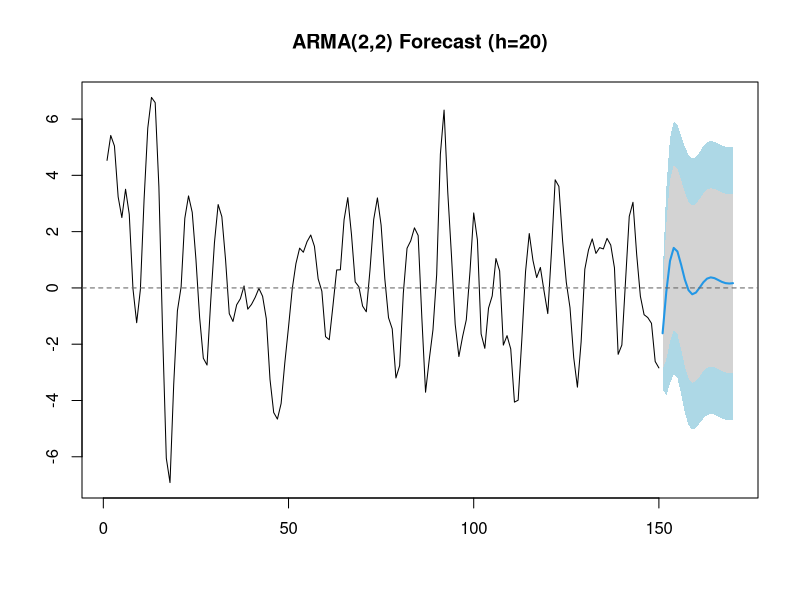
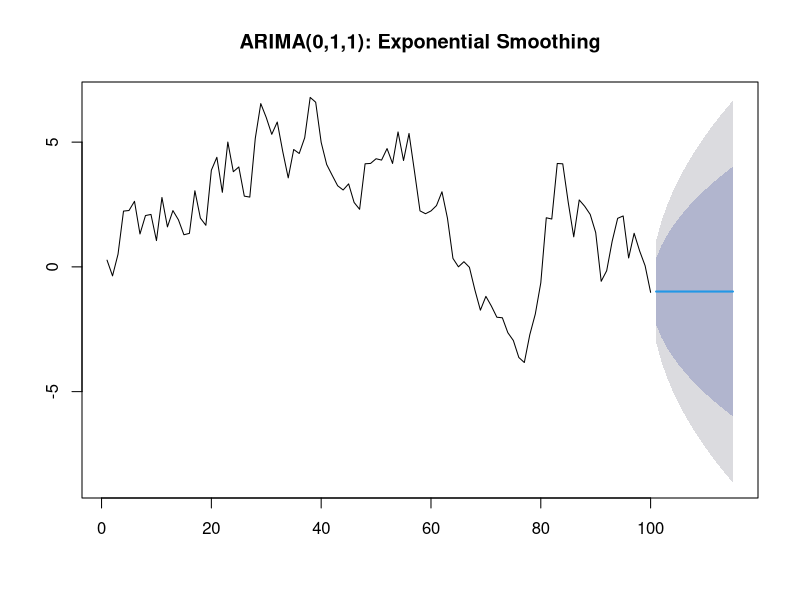
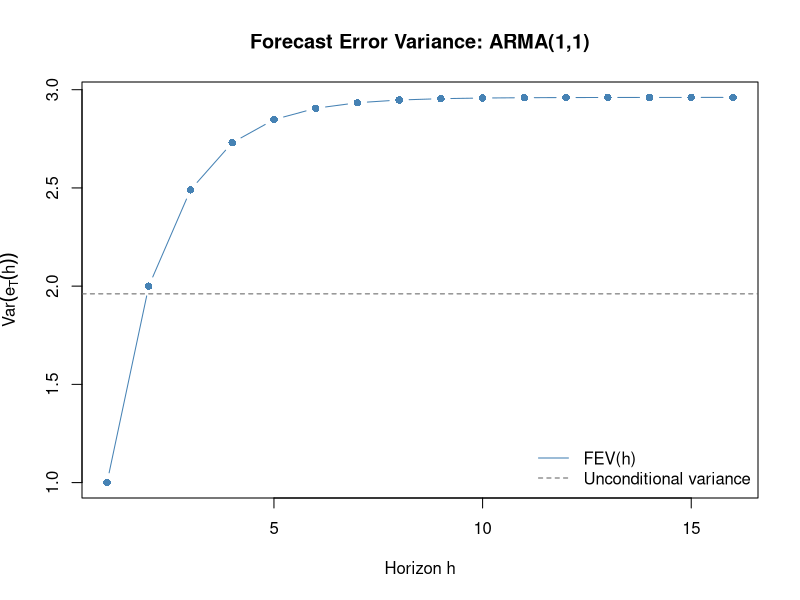
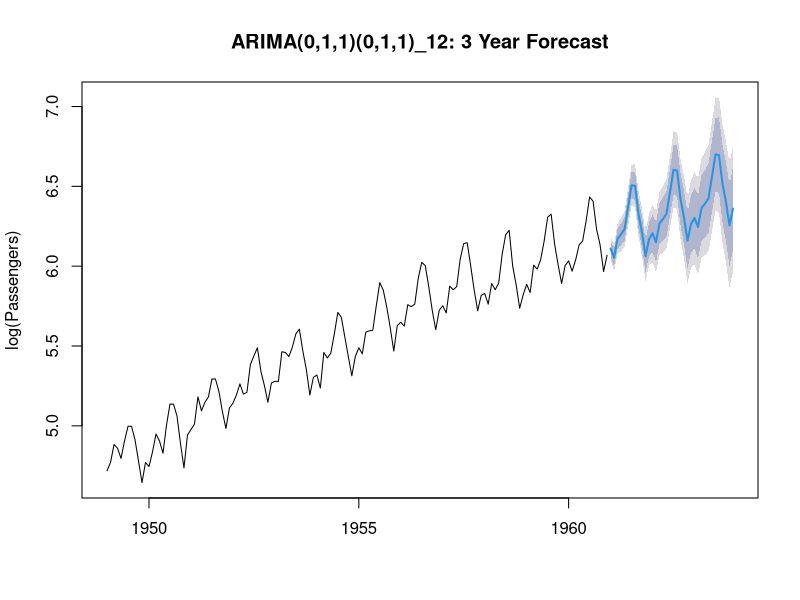

Write R code to recreate these figures, in order.
## ---- chunk 1
#| output: false
library(forecast)   # Arima(), forecast(), tsCV(), ARMAtoMA(): forecasting and cross-validation
## ---- chunk 2
#| echo: false
library(forecast)
set.seed(5)
x <- arima.sim(model = list(ar = c(1.2, -0.5),
                            ma = c(0.4, -0.2)),
               n = 150)

mod <- Arima(x, order = c(2, 0, 2))
fc  <- forecast(mod, h = 20)
plot(fc, main = "ARMA(2,2) Forecast (h=20)",
     shadecols = c("lightblue", "lightgray"))
abline(h = 0, lty = 2, col = "gray40")
## ---- chunk 3
set.seed(6)
x_rw <- cumsum(rnorm(100))

mod_rw <- Arima(x_rw, order = c(0, 1, 1))
theta  <- coef(mod_rw)["ma1"]
lambda <- 1 + theta
cat("theta:", round(theta, 3), "  lambda:", round(lambda, 3), "\n")

fc_rw <- forecast(mod_rw, h = 15)
plot(fc_rw, main = "ARIMA(0,1,1): Exponential Smoothing")
## ---- chunk 4
#| echo: false
psi      <- ARMAtoMA(ar = 0.7, ma = 0.3, lag.max = 15)
psi_full <- c(1, psi)
sig2     <- 1
fev      <- sig2 * cumsum(psi_full^2)

plot(1:16, fev, type = "b", pch = 16, col = "steelblue",
     main = "Forecast Error Variance: ARMA(1,1)",
     xlab = "Horizon h", ylab = expression(Var(e[T](h))))
abline(h = sig2 / (1 - 0.7^2), lty = 2, col = "gray40")
legend("bottomright", c("FEV(h)", "Unconditional variance"),
       lty = c(1, 2), col = c("steelblue", "gray40"), bty = "n")
## ---- chunk 5
#| echo: false
data("AirPassengers")
lx    <- log(AirPassengers)
mod_s <- Arima(lx, order = c(0, 1, 1),
               seasonal = list(order = c(0, 1, 1), period = 12))
fc_s  <- forecast(mod_s, h = 36)
plot(fc_s, main = "ARIMA(0,1,1)(0,1,1)_12: 3 Year Forecast",
     ylab = "log(Passengers)")
## ---- chunk 6
library(forecast)
data("AirPassengers")
lx <- log(AirPassengers)

mod_s <- Arima(lx, order = c(0, 1, 1),
               seasonal = list(order = c(0, 1, 1), period = 12))

# rolling 1-step-ahead MSFE
e <- tsCV(lx, forecastfunction = function(y, h) {
  forecast(Arima(y, order = c(0,1,1),
                 seasonal = list(order = c(0,1,1), period = 12)), h = h)
}, h = 1)

cat("MSFE (rolling 1-step):", round(mean(e^2, na.rm = TRUE), 6), "\n")
cat("RMSE:", round(sqrt(mean(e^2, na.rm = TRUE)), 6), "\n")
## ---- chunk 7
set.seed(7)
# simulate a seasonal series and hold out last 12 obs
lnsim <- ts(arima.sim(model = list(ar = 0.6, ma = -0.3), n = 144) + 8,
            start = 2014, frequency = 12)
train <- window(lnsim, end = c(2024, 12))
test  <- window(lnsim, start = c(2025, 1))

mod_fc <- Arima(train, order = c(0, 1, 1),
                seasonal = list(order = c(0, 1, 1), period = 12))

pred    <- predict(mod_fc, n.ahead = 12)
pr      <- ts(exp(c(tail(as.numeric(train), 1), pred$pred)),
              start = c(2024, 12), frequency = 12)
obs_exp <- exp(test)
pr_exp  <- window(pr, start = c(2025, 1))

n  <- 12
data.frame(
  Metric = c("RMSE", "MAE", "RMSPE", "MAPE"),
  Value  = round(c(
    sqrt(sum((obs_exp - pr_exp)^2) / n),
    sum(abs(obs_exp - pr_exp)) / n,
    sqrt(sum(((obs_exp - pr_exp) / obs_exp)^2) / n),
    sum(abs(obs_exp - pr_exp) / obs_exp) / n
  ), 5)
)
## ---- chunk 8
set.seed(5)
x   <- arima.sim(model = list(ar = 0.7), n = 100)
mod <- Arima(x, order = c(1, 0, 0))
fc  <- forecast(mod, h = 12)
round(cbind(forecast = fc$mean, lower95 = fc$lower[, 2], upper95 = fc$upper[, 2]), 4)
## ---- chunk 9
set.seed(5)
lx  <- log(AirPassengers)
mod <- Arima(lx, order = c(0, 1, 1),
             seasonal = list(order = c(0, 1, 1), period = 12))
pred <- predict(mod, n.ahead = 6)
tl   <- exp(pred$pred - 1.96 * pred$se)
tu   <- exp(pred$pred + 1.96 * pred$se)
pr   <- exp(pred$pred)
round(data.frame(lower = tl, forecast = pr, upper = tu), 1)
## ---- chunk 10
lx <- log(AirPassengers)
e  <- tsCV(lx, forecastfunction = function(y, h) {
  forecast(Arima(y, order = c(0, 1, 1),
                 seasonal = list(order = c(0, 1, 1), period = 12)), h = h)
}, h = 1)
cat("RMSE (1-step rolling):", round(sqrt(mean(e^2, na.rm = TRUE)), 5), "\n")
## ---- chunk 11
psi  <- c(1, ARMAtoMA(ar = 0.7, ma = 0.3, lag.max = 11))
sigZ <- 1
fev  <- sigZ^2 * cumsum(psi^2)
cat("FEV at h=1,3,6,12:", round(fev[c(1,3,6,12)], 4), "\n")
